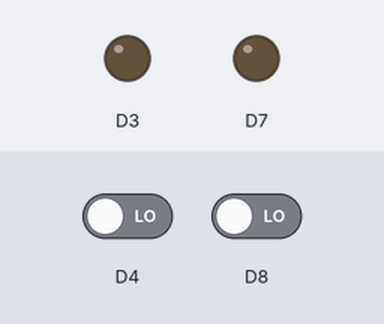
This sketch was run on a simulated ESP8266 (NodeMCU). On the bench: output pins drawn as LEDs (lit = HIGH). Inputs (shaded band) come from the test bench; at power-on: D8 LOW, D4 LOW. WiFi joins after 1.5 s; servers stay silent unless stated; uploads are accepted with an empty reply; what the sketch prints to the serial monitor is not drawn.

Above: at 2.7 s.
2.8 s: D8 driven HIGH
At 3.9 s:
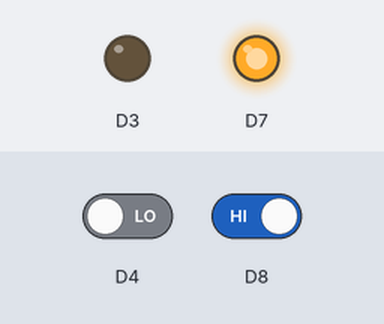
5.5 s: D4 driven HIGH
At 7.3 s:
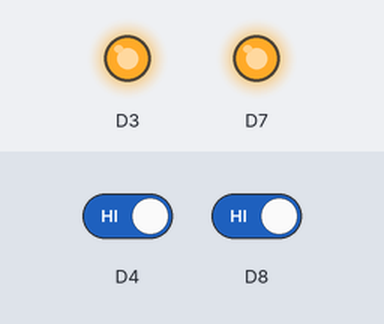
8.2 s: D4 driven LOW
At 9.6 s:
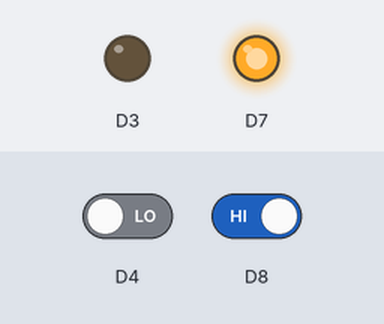
10.9 s: D8 driven LOW
At 13.0 s:
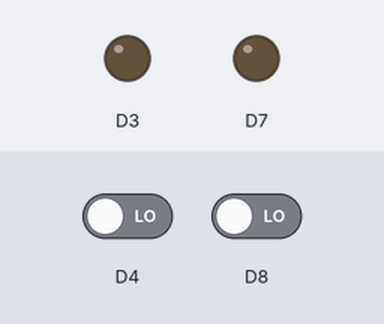
Timing chart, 0 to 14.5 s (numbered marks = the images above; inputs shaded):
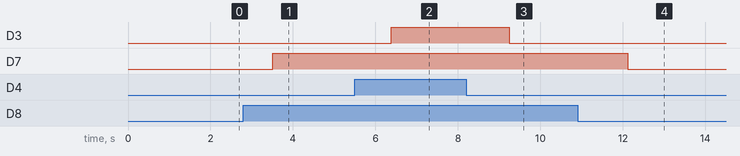

The sketch:

sketch.ino
```cpp
#include <ESP8266WiFi.h>
#define SERVER_PORT 8080

const char* ssid     = "YOUR_WIFI_SSID";
const char* password = "YOUR_WIFI_PASSWORD";

const char* server_ip = "192.168.1.244";

String get_path = "POST /updatestatus";
String param = " HTTP/1.1\r\n";
String server_host = "Host: 192.168.1.244\r\n\r\n";

String room_id = "1";
int state = 0;
int state_a = 0;

String myURL(String n_status, String a_status){
    String new_path = get_path + "?id=" + room_id + "&status=" + n_status + "&aircon=" + a_status + param + server_host;
    return new_path;
}

WiFiServer server(SERVER_PORT);
WiFiClient client;

unsigned long previousMillis = 0;
const long interval = 10000;

void setup()
{
    pinMode(D3, OUTPUT);
    pinMode(D4, INPUT);
    pinMode(D7, OUTPUT);
    pinMode(D8, INPUT);
    Serial.begin(115200);
    delay(10);
    Serial.println();
    Serial.println();
    Serial.print("Connecting to ");
    Serial.println(ssid);
    WiFi.begin(ssid, password);

    while (WiFi.status() != WL_CONNECTED)
    {
            delay(500);
            Serial.print(".");
    }
    Serial.println("");
    Serial.println("WiFi connected");
    Serial.println("IP address: ");
    Serial.println(WiFi.localIP());

}
void loop() {

    // print data from server
    while(client.available())
    {
          String line = client.readStringUntil('\n');
          Serial.println(line);
    }

    int read_s_val = digitalRead(D8);
    int read_a_val = digitalRead(D4);

    if(read_s_val != state){
      state = read_s_val;
      if(read_s_val == 1){
        Serial.println("SWITCH ON");
        digitalWrite(D7, HIGH);
        digitalWrite(D3, state_a);
      }
      else{
        Serial.println("SWITCH OFF");
        digitalWrite(D7, LOW);
        digitalWrite(D3, LOW);
      }
      Client_Request(read_s_val, state_a);
    }
    if(read_a_val != state_a){
      state_a = read_a_val;
      if(read_a_val == 1){
        digitalWrite(D3, state);
        if(state == 1){
          Serial.println("AIRCON ON");
          Client_Request(read_s_val, state_a);
        }
        else{
          Serial.println("CANNOT TURN AIRCON ON/OFF (ON)");
        }
      }
      else{
        digitalWrite(D3, LOW);
        if(state == 1){
          Serial.println("AIRCON OFF");
          Client_Request(read_s_val, state_a);
        }
        else{
          Serial.println("CANNOT TURN AIRCON ON/OFF (OFF)");
        }
      }
    }
    delay(2000);
}
void Client_Request(int status_led, int status_aircon)
{
    Serial.println("Connect TCP Server");
    int cnt=0;
    while (!client.connect(server_ip,SERVER_PORT))
    {
          Serial.print(".");
          delay(100);
          cnt++;
          if(cnt>50)
          return;
    }
    Serial.println("Success");
    delay(500);
    if(status_led==1){
      if(status_aircon == 1){
        client.print(myURL("ON", "ON"));
        Serial.print(myURL("ON", "ON"));
      }
      else{
        client.print(myURL("ON", "OFF"));
        Serial.print(myURL("ON", "OFF"));
      }
    }
    else{
      client.print(myURL("OFF", "OFF"));
      Serial.print(myURL("OFF", "OFF"));
    }
    delay(100);
}
```

Measured:
- after the input at 2.8 s, D7: LOW → HIGH after 0.71 s
- after the input at 5.5 s, D3: LOW → HIGH after 0.88 s
- after the input at 8.2 s, D3: HIGH → LOW after 1.0 s
- after the input at 10.9 s, D7: HIGH → LOW after 1.2 s
